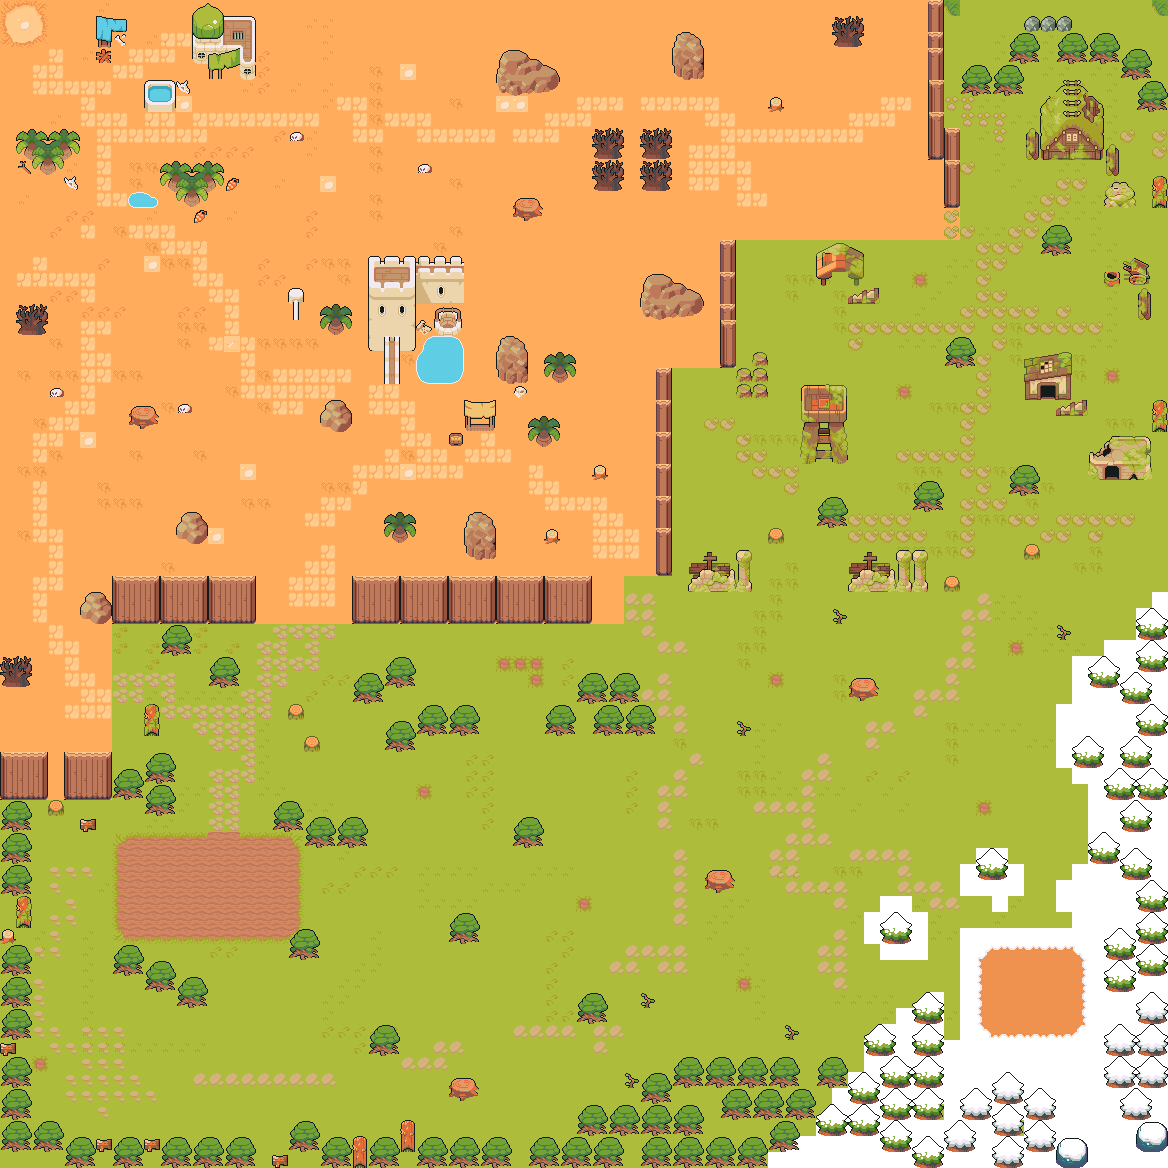

This is a level from a 2D game, rendered from its Tiled map with the project's own tilesets. A one-line summary and the map file follow, with tile-layer data summarised:
An orthogonal 73x73 tile map with 16x16 px tiles, 24 tile layers (ground_coklat, ground_hijau, jalan_hijau, spawn_monster_2, ...), 6 tilesets.

<map version="1.10" tiledversion="1.11.2" orientation="orthogonal" renderorder="right-down" width="73" height="73" tilewidth="16" tileheight="16" infinite="0" nextlayerid="29" nextobjectid="1">
 <tileset firstgid="1" source="tanah.tsx" />
 <tileset firstgid="573" source="dessert.tsx" />
 <tileset firstgid="813" source="floor_detail.tsx" />
 <tileset firstgid="893" source="nature.tsx" />
 <tileset firstgid="1397" source="relief.tsx" />
 <tileset firstgid="1637" source="village_.tsx" />
 <layer id="1" name="ground_coklat" width="73" height="73">
  <data>[5329 cells, 5327 non-empty, 14 distinct tile ids]</data>
 </layer>
 <layer id="5" name="ground_hijau" width="73" height="73">
  <data>[5329 cells, 3330 non-empty, 8 distinct tile ids]</data>
 </layer>
 <layer id="11" name="jalan_hijau" width="73" height="73">
  <data>[5329 cells, 454 non-empty, 8 distinct tile ids]</data>
 </layer>
 <layer id="10" name="spawn_monster_2" width="73" height="73">
  <data>[5329 cells, 3 non-empty, 2 distinct tile ids]</data>
 </layer>
 <layer id="18" name="spawn_monster_3" width="73" height="73">
  <data>[5329 cells, 4 non-empty, 1 distinct tile ids]</data>
 </layer>
 <layer id="17" name="spawn_monster_1" width="73" height="73">
  <data>[5329 cells, 84 non-empty, 9 distinct tile ids]</data>
 </layer>
 <layer id="19" name="spawn_monster_4" width="73" height="73">
  <data>[5329 cells, 1 non-empty, 1 distinct tile ids]</data>
 </layer>
 <layer id="20" name="spawn_monster_5" width="73" height="73">
  <data>[5329 cells, 1 non-empty, 1 distinct tile ids]</data>
 </layer>
 <layer id="21" name="spawn_monster_6" width="73" height="73">
  <data>[5329 cells, 1 non-empty, 1 distinct tile ids]</data>
 </layer>
 <layer id="22" name="spawn_monster_7" width="73" height="73">
  <data>[5329 cells, 1 non-empty, 1 distinct tile ids]</data>
 </layer>
 <layer id="23" name="spawn_monster_8" width="73" height="73">
  <data>[5329 cells, 1 non-empty, 1 distinct tile ids]</data>
 </layer>
 <layer id="8" name="building_hijau" width="73" height="73">
  <data>[5329 cells, 659 non-empty, 115 distinct tile ids]</data>
 </layer>
 <layer id="12" name="boss_spawn" width="73" height="73">
  <data>[5329 cells, 42 non-empty, 9 distinct tile ids]</data>
 </layer>
 <layer id="6" name="building_coklat" width="73" height="73">
  <data>[5329 cells, 341 non-empty, 142 distinct tile ids]</data>
 </layer>
 <layer id="7" name="jalan_coklat" width="73" height="73">
  <data>[5329 cells, 222 non-empty, 1 distinct tile ids]</data>
 </layer>
 <layer id="14" name="next_map" width="73" height="73">
  <data>[5329 cells, 6 non-empty, 1 distinct tile ids]</data>
 </layer>
 <layer id="3" name="spawn_player" width="73" height="73">
  <data>[5329 cells, 1 non-empty, 1 distinct tile ids]</data>
 </layer>
 <layer id="15" name="spawn_player_back" width="73" height="73">
  <data>[5329 cells, 1 non-empty, 1 distinct tile ids]</data>
 </layer>
 <layer id="16" name="survival_tips" width="73" height="73">
  <data>[5329 cells, 1 non-empty, 1 distinct tile ids]</data>
 </layer>
 <layer id="13" name="campfire" width="73" height="73">
  <data>[5329 cells, 1 non-empty, 1 distinct tile ids]</data>
 </layer>
 <layer id="25" name="spawn_monster_9" width="73" height="73">
  <data>[5329 cells, 1 non-empty, 1 distinct tile ids]</data>
 </layer>
 <layer id="26" name="spawn_monster_10" width="73" height="73">
  <data>[5329 cells, 1 non-empty, 1 distinct tile ids]</data>
 </layer>
 <layer id="27" name="spawn_monster_11" width="73" height="73">
  <data>[5329 cells, 1 non-empty, 1 distinct tile ids]</data>
 </layer>
 <layer id="28" name="spawn_monster_12" width="73" height="73">
  <data>[5329 cells, 1 non-empty, 1 distinct tile ids]</data>
 </layer>
</map>
